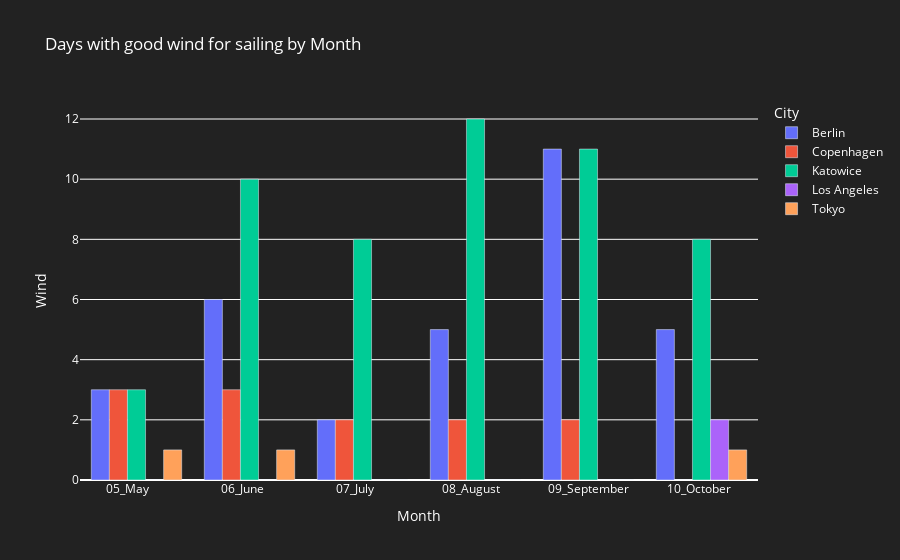

The notebook cell this image was saved under:
### Code cell
fig3

### Figure 1 — Plotly figure (JSON) as saved in the notebook; plotly's stock layout.template omitted (floating-point values rounded to 4 significant figures)
{"data": [{"alignmentgroup": "True", "hovertemplate": "City=Berlin<br>Month=%{x}<br>Wind=%{y}<extra></extra>", "legendgroup": "Berlin", "marker": {"color": "#636efa", "pattern": {"shape": ""}}, "name": "Berlin", "offsetgroup": "Berlin", "orientation": "v", "showlegend": true, "textposition": "auto", "type": "bar", "x": ["05_May      ", "06_June     ", "07_July     ", "08_August   ", "09_September", "10_October  "], "xaxis": "x", "y": [3, 6, 2, 5, 11, 5], "yaxis": "y"}, {"alignmentgroup": "True", "hovertemplate": "City=Copenhagen<br>Month=%{x}<br>Wind=%{y}<extra></extra>", "legendgroup": "Copenhagen", "marker": {"color": "#EF553B", "pattern": {"shape": ""}}, "name": "Copenhagen", "offsetgroup": "Copenhagen", "orientation": "v", "showlegend": true, "textposition": "auto", "type": "bar", "x": ["05_May      ", "06_June     ", "07_July     ", "08_August   ", "09_September", "10_October  "], "xaxis": "x", "y": [3, 3, 2, 2, 2, 0], "yaxis": "y"}, {"alignmentgroup": "True", "hovertemplate": "City=Katowice<br>Month=%{x}<br>Wind=%{y}<extra></extra>", "legendgroup": "Katowice", "marker": {"color": "#00cc96", "pattern": {"shape": ""}}, "name": "Katowice", "offsetgroup": "Katowice", "orientation": "v", "showlegend": true, "textposition": "auto", "type": "bar", "x": ["05_May      ", "06_June     ", "07_July     ", "08_August   ", "09_September", "10_October  "], "xaxis": "x", "y": [3, 10, 8, 12, 11, 8], "yaxis": "y"}, {"alignmentgroup": "True", "hovertemplate": "City=Los Angeles<br>Month=%{x}<br>Wind=%{y}<extra></extra>", "legendgroup": "Los Angeles", "marker": {"color": "#ab63fa", "pattern": {"shape": ""}}, "name": "Los Angeles", "offsetgroup": "Los Angeles", "orientation": "v", "showlegend": true, "textposition": "auto", "type": "bar", "x": ["05_May      ", "06_June     ", "07_July     ", "08_August   ", "09_September", "10_October  "], "xaxis": "x", "y": [0, 0, 0, 0, 0, 2], "yaxis": "y"}, {"alignmentgroup": "True", "hovertemplate": "City=Tokyo<br>Month=%{x}<br>Wind=%{y}<extra></extra>", "legendgroup": "Tokyo", "marker": {"color": "#FFA15A", "pattern": {"shape": ""}}, "name": "Tokyo", "offsetgroup": "Tokyo", "orientation": "v", "showlegend": true, "textposition": "auto", "type": "bar", "x": ["05_May      ", "06_June     ", "07_July     ", "08_August   ", "09_September", "10_October  "], "xaxis": "x", "y": [1, 1, 0, 0, 0, 1], "yaxis": "y"}], "layout": {"autosize": true, "barmode": "group", "font": {"color": "white"}, "legend": {"title": {"text": "City"}, "tracegroupgap": 0}, "paper_bgcolor": "#222222", "plot_bgcolor": "#222222", "title": {"text": "Days with good wind for sailing by Month"}, "xaxis": {"anchor": "y", "autorange": true, "domain": [0, 1], "range": [-0.5, 5.5], "title": {"text": "Month"}, "type": "category"}, "yaxis": {"anchor": "x", "autorange": true, "domain": [0, 1], "range": [0, 12.63], "title": {"text": "Wind"}, "type": "linear"}}}
